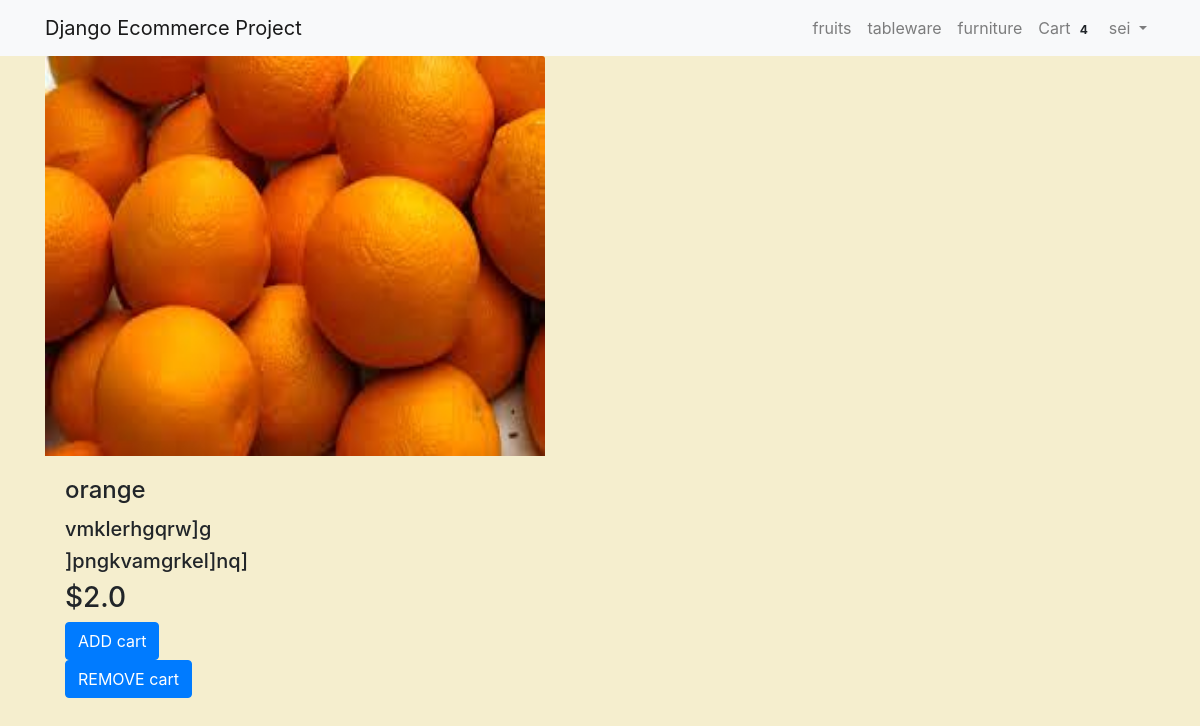
The page /detail/orange (signed in) on the database its author committed.
### cart/models.py (models this page shows, shortened)
class Order(models.Model):
    orderitems  = models.ManyToManyField(Cart)
    user = models.ForeignKey(User, on_delete=models.CASCADE)
    ordered = models.BooleanField(default=False)
    created = models.DateTimeField(auto_now_add=True)

### products/models.py (models this page shows, shortened)
class Product(models.Model):
    mainimage=models.ImageField(upload_to='product/',blank=True)
    name=models.CharField(max_length=50)
    slug=models.SlugField()
    category=models.ForeignKey(Category,on_delete=models.CASCADE)
    preview_text=models.TextField(max_length=200, verbose_name='Preview Text')
    detail_text=models.TextField(max_length=200, verbose_name='Detail Text')
    price=models.FloatField()

### products/views.py (the view)
# urls.py: path('detail/<slug>',ProductDetail.as_view(),name='detail'),
class ProductDetail(LoginRequiredMixin,DetailView):
    model=Product

### cart/templatetags/cart_tag.py (called while the page is built)
@register.filter
def cart_total(user):
    order = Order.objects.filter(user=user, ordered=False)
    if order.exists():
    	return order[0].orderitems.count()
    else:
    	return 0

### products/templates/products/product_detail.html
{% extends "products/base.html" %}
{% block content %}
<div class="container">
        <div class="row">
                   <div class="col-md-4 col-lg-3">
               <img class="card-img-top"  src="/media/{{ object.mainimage }}" style="width: 500px; height: 400px;">
               <div class="card-body">
                 <h4 class="card-title">{{product.name}}</h4>
                 <h5>{{product.preview_text}}</h5>
                 <h5>{{product.detail_text}}</h5>
                 <h3>${{product.price}}</h3>
                 <a href="/cart/{{product.slug}}" class="btn btn-primary">ADD cart</a>
                 <a href="#" class="btn btn-primary">REMOVE cart</a>
        </div>
</div>
{% endblock %}

### products/templates/products/naver.html (shortened to what this page needs)
{%load cart_tag %}
<nav class="navbar navbar-expand-lg navbar-light bg-light">
    <div class="container">
    <a class="navbar-brand" href="/">Django Ecommerce Project</a>
    <div class="collapse navbar-collapse" id="navbarNav">
      <ul class="navbar-nav ml-auto">
        <li {% if request.path == 'contact' %}class="nav-item active"{% else %}class="nav-item"{% endif %}>
          <a class="nav-link" href="#">fruits <span class="sr-only">(current)</span></a>
        </li>
        <li class="nav-item">
          <a class="nav-link" href="#">tableware</a>
        </li>
        <li class="nav-item">
          <a class="nav-link" href="#">furniture</a>
        </li>
        {% if request.user.is_authenticated %}
        <li class="nav-item">
          <a class="nav-link" href="{% url 'mainapp:cart-home' %}">
             Cart
            <span class="badge badge-light">{{ request.user| cart_total }}</span>
          </a>
      </li>
        <li class="nav-item dropdown">
          <a class="nav-link dropdown-toggle" href="#" id="navbarDropdown" role="button" data-toggle="dropdown" aria-haspopup="true" aria-expanded="false">
             {{ request.user.username }}
          </a>
        </li>
        {% else %}
         <li class="nav-item">
             <a class="btn btn-primary" href="/accounts/login/">login / register</a>
        </li>
        {% endif %}
      </ul>
    </div>
    </div>
  </nav>

### rows shown on the page
Product: mainimage (picture), name "orange", preview_text "vmklerhgqrw]g", detail_text "]pngkvamgrkel]nq]", price "2.0"

### other values the page prints
{{ request.user| cart_total }} "4"
{{ request.user.username }} "sei"
